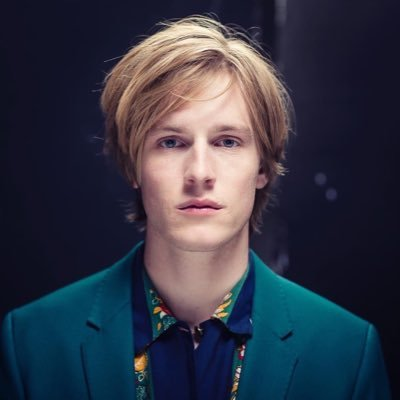
#> input picture jonas.jpg, 400 x 400 px, found by its file name
$ python imageadd.py
#> lines starting #> are read from the running program, lines starting #| are printed output that depends on the picture
import cv2
import numpy as np

img1 = cv2.imread('/home/dev/Dev/FaceDetection/LTJ/jonas.jpg')
#> img1 is the input picture: shape (400, 400, 3); mean B, G, R 69.8, 55.6, 52.4
img2 = cv2.imread('/home/dev/Dev/FaceDetection/LTJ/jonas2.jpg')
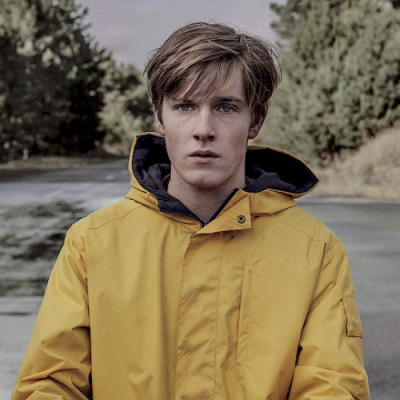
#> input picture jonas2.jpg, 400 x 400 px, found by its file name
#> img2 is the input picture: shape (400, 400, 3); mean B, G, R 86.6, 114.3, 128.9

# add = img1 + img2
add = cv2.add(img1, img2)  #straight up adds the pixel values
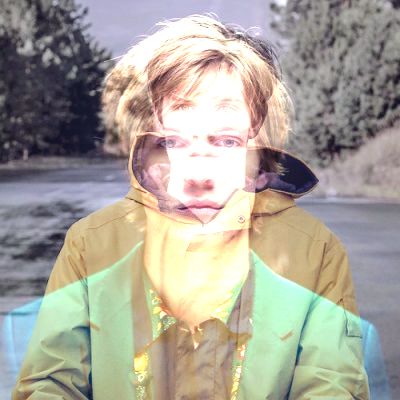
#> add: shape (400, 400, 3); mean B, G, R 154.6, 165.4, 169.6

weighted = cv2.addWeighted(img1, 0.6, img2, 0.4, 0) #0 is gamma value, to be left alone
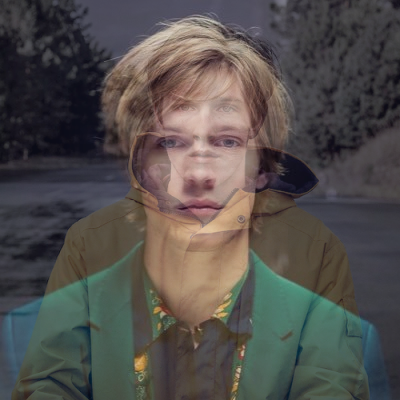
#> weighted: shape (400, 400, 3); mean B, G, R 76.5, 79.1, 83

cv2.imshow('add', add)
cv2.waitKey(0)
cv2.destroyAllWindows()
